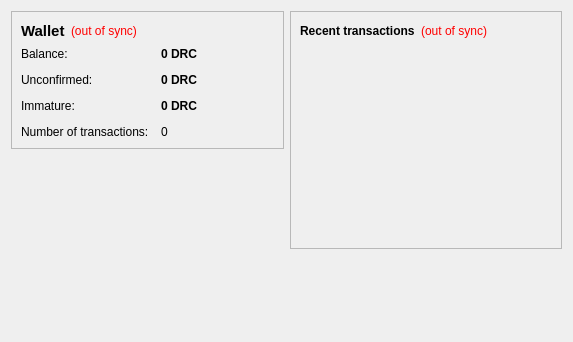
<?xml version="1.0" encoding="UTF-8"?>
<ui version="4.0">
 <class>OverviewPage</class>
 <widget class="QWidget" name="OverviewPage">
  <property name="geometry">
   <rect>
    <x>0</x>
    <y>0</y>
    <width>573</width>
    <height>342</height>
   </rect>
  </property>
  <property name="windowTitle">
   <string>Form</string>
  </property>
  <layout class="QHBoxLayout" name="horizontalLayout" stretch="1,1">
   <item>
    <layout class="QVBoxLayout" name="verticalLayout_2">
     <item>
      <widget class="QFrame" name="frame">
       <property name="frameShape">
        <enum>QFrame::StyledPanel</enum>
       </property>
       <property name="frameShadow">
        <enum>QFrame::Raised</enum>
       </property>
       <layout class="QVBoxLayout" name="verticalLayout_4">
        <item>
         <layout class="QHBoxLayout" name="horizontalLayout_4">
          <item>
           <widget class="QLabel" name="label_5">
            <property name="font">
             <font>
              <pointsize>11</pointsize>
              <weight>75</weight>
              <bold>true</bold>
             </font>
            </property>
            <property name="text">
             <string>Wallet</string>
            </property>
           </widget>
          </item>
          <item>
           <widget class="QLabel" name="labelWalletStatus">
            <property name="toolTip">
             <string>The displayed information may be out of date. Your wallet automatically synchronizes with the DaricCoin network after a connection is established, but this process has not completed yet.</string>
            </property>
            <property name="styleSheet">
             <string notr="true">QLabel { color: red; }</string>
            </property>
            <property name="text">
             <string notr="true">(out of sync)</string>
            </property>
            <property name="alignment">
             <set>Qt::AlignLeading|Qt::AlignLeft|Qt::AlignVCenter</set>
            </property>
           </widget>
          </item>
          <item>
           <spacer name="horizontalSpacer_2">
            <property name="orientation">
             <enum>Qt::Horizontal</enum>
            </property>
            <property name="sizeHint" stdset="0">
             <size>
              <width>40</width>
              <height>20</height>
             </size>
            </property>
           </spacer>
          </item>
         </layout>
        </item>
        <item>
         <layout class="QFormLayout" name="formLayout_2">
          <property name="fieldGrowthPolicy">
           <enum>QFormLayout::AllNonFixedFieldsGrow</enum>
          </property>
          <property name="horizontalSpacing">
           <number>12</number>
          </property>
          <property name="verticalSpacing">
           <number>12</number>
          </property>
          <item row="0" column="0">
           <widget class="QLabel" name="label">
            <property name="text">
             <string>Balance:</string>
            </property>
           </widget>
          </item>
          <item row="0" column="1">
           <widget class="QLabel" name="labelBalance">
            <property name="font">
             <font>
              <weight>75</weight>
              <bold>true</bold>
             </font>
            </property>
            <property name="cursor">
             <cursorShape>IBeamCursor</cursorShape>
            </property>
            <property name="toolTip">
             <string>Your current balance</string>
            </property>
            <property name="text">
             <string notr="true">0 DRC</string>
            </property>
            <property name="textInteractionFlags">
             <set>Qt::LinksAccessibleByMouse|Qt::TextSelectableByKeyboard|Qt::TextSelectableByMouse</set>
            </property>
           </widget>
          </item>
          <item row="1" column="0">
           <widget class="QLabel" name="label_3">
            <property name="text">
             <string>Unconfirmed:</string>
            </property>
           </widget>
          </item>
          <item row="1" column="1">
           <widget class="QLabel" name="labelUnconfirmed">
            <property name="font">
             <font>
              <weight>75</weight>
              <bold>true</bold>
             </font>
            </property>
            <property name="cursor">
             <cursorShape>IBeamCursor</cursorShape>
            </property>
            <property name="toolTip">
             <string>Total of transactions that have yet to be confirmed, and do not yet count toward the current balance</string>
            </property>
            <property name="text">
             <string notr="true">0 DRC</string>
            </property>
            <property name="textInteractionFlags">
             <set>Qt::LinksAccessibleByMouse|Qt::TextSelectableByKeyboard|Qt::TextSelectableByMouse</set>
            </property>
           </widget>
          </item>
          <item row="3" column="0">
           <widget class="QLabel" name="label_2">
            <property name="text">
             <string>Number of transactions:</string>
            </property>
           </widget>
          </item>
          <item row="3" column="1">
           <widget class="QLabel" name="labelNumTransactions">
            <property name="toolTip">
             <string>Total number of transactions in wallet</string>
            </property>
            <property name="text">
             <string notr="true">0</string>
            </property>
           </widget>
          </item>
          <item row="2" column="0">
           <widget class="QLabel" name="labelImmatureText">
            <property name="text">
             <string>Immature:</string>
            </property>
           </widget>
          </item>
          <item row="2" column="1">
           <widget class="QLabel" name="labelImmature">
            <property name="font">
             <font>
              <weight>75</weight>
              <bold>true</bold>
             </font>
            </property>
            <property name="toolTip">
             <string>Mined balance that has not yet matured</string>
            </property>
            <property name="text">
             <string notr="true">0 DRC</string>
            </property>
            <property name="textInteractionFlags">
             <set>Qt::LinksAccessibleByMouse|Qt::TextSelectableByKeyboard|Qt::TextSelectableByMouse</set>
            </property>
           </widget>
          </item>
         </layout>
        </item>
       </layout>
      </widget>
     </item>
     <item>
      <spacer name="verticalSpacer">
       <property name="orientation">
        <enum>Qt::Vertical</enum>
       </property>
       <property name="sizeHint" stdset="0">
        <size>
         <width>20</width>
         <height>40</height>
        </size>
       </property>
      </spacer>
     </item>
    </layout>
   </item>
   <item>
    <layout class="QVBoxLayout" name="verticalLayout_3">
     <item>
      <widget class="QFrame" name="frame_2">
       <property name="frameShape">
        <enum>QFrame::StyledPanel</enum>
       </property>
       <property name="frameShadow">
        <enum>QFrame::Raised</enum>
       </property>
       <layout class="QVBoxLayout" name="verticalLayout">
        <item>
         <layout class="QHBoxLayout" name="horizontalLayout_2">
          <item>
           <widget class="QLabel" name="label_4">
            <property name="text">
             <string>&lt;b&gt;Recent transactions&lt;/b&gt;</string>
            </property>
           </widget>
          </item>
          <item>
           <widget class="QLabel" name="labelTransactionsStatus">
            <property name="toolTip">
             <string>The displayed information may be out of date. Your wallet automatically synchronizes with the DaricCoin network after a connection is established, but this process has not completed yet.</string>
            </property>
            <property name="styleSheet">
             <string notr="true">QLabel { color: red; }</string>
            </property>
            <property name="text">
             <string notr="true">(out of sync)</string>
            </property>
            <property name="alignment">
             <set>Qt::AlignRight|Qt::AlignTrailing|Qt::AlignVCenter</set>
            </property>
           </widget>
          </item>
          <item>
           <spacer name="horizontalSpacer">
            <property name="orientation">
             <enum>Qt::Horizontal</enum>
            </property>
            <property name="sizeHint" stdset="0">
             <size>
              <width>40</width>
              <height>20</height>
             </size>
            </property>
           </spacer>
          </item>
         </layout>
        </item>
        <item>
         <widget class="QListView" name="listTransactions">
          <property name="styleSheet">
           <string notr="true">QListView { background: transparent; }</string>
          </property>
          <property name="frameShape">
           <enum>QFrame::NoFrame</enum>
          </property>
          <property name="verticalScrollBarPolicy">
           <enum>Qt::ScrollBarAlwaysOff</enum>
          </property>
          <property name="horizontalScrollBarPolicy">
           <enum>Qt::ScrollBarAlwaysOff</enum>
          </property>
          <property name="selectionMode">
           <enum>QAbstractItemView::NoSelection</enum>
          </property>
         </widget>
        </item>
       </layout>
      </widget>
     </item>
     <item>
      <spacer name="verticalSpacer_2">
       <property name="orientation">
        <enum>Qt::Vertical</enum>
       </property>
       <property name="sizeHint" stdset="0">
        <size>
         <width>20</width>
         <height>40</height>
        </size>
       </property>
      </spacer>
     </item>
    </layout>
   </item>
  </layout>
 </widget>
 <resources/>
 <connections/>
</ui>
